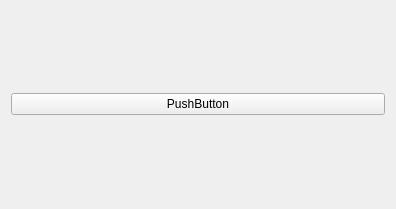
<?xml version="1.0" encoding="UTF-8"?>
<ui version="4.0">
 <class>tracedProcessWidget</class>
 <widget class="QWidget" name="tracedProcessWidget">
  <property name="geometry">
   <rect>
    <x>0</x>
    <y>0</y>
    <width>396</width>
    <height>209</height>
   </rect>
  </property>
  <property name="sizePolicy">
   <sizepolicy hsizetype="Expanding" vsizetype="Expanding">
    <horstretch>0</horstretch>
    <verstretch>0</verstretch>
   </sizepolicy>
  </property>
  <property name="baseSize">
   <size>
    <width>7</width>
    <height>7</height>
   </size>
  </property>
  <property name="windowTitle">
   <string>Form</string>
  </property>
  <layout class="QVBoxLayout" name="verticalLayout">
   <item>
    <widget class="QPushButton" name="pushButton">
     <property name="text">
      <string>PushButton</string>
     </property>
    </widget>
   </item>
  </layout>
 </widget>
 <resources/>
 <connections/>
</ui>
